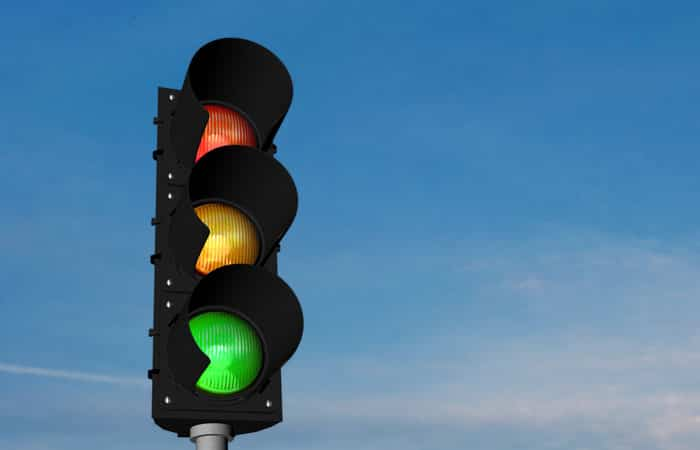
#> input picture photos/semaforo-1.jpg, 700 x 450 px, found by its file name
$ python thresholding.py
#> lines starting #> are read from the running program, lines starting #| are printed output that depends on the picture; after the words box and inside, x2 and y2 are one past the last pixel; in counts of white or black regions, pixels touching at a corner belong together
import cv2 as cv
import numpy as np

img = cv.imread('Photos/semaforo-1.jpg')
#> img is the input picture: shape (450, 700, 3); mean B, G, R 155.7, 122.6, 76.9
cv.imshow('Semaforo', img)

# Grayscale
gray = cv.cvtColor(img, cv.COLOR_BGR2GRAY)
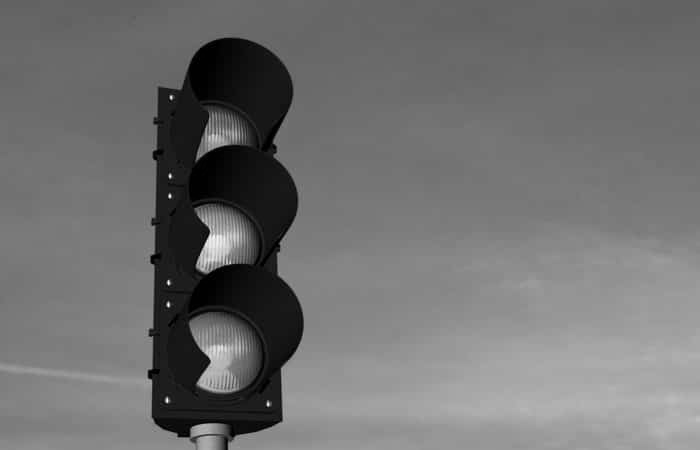
#> gray: shape (450, 700); min 0, max 255, mean 112.7
cv.imshow('Gray', gray)

# Simple thresholding
threshold, thresh = cv.threshold(gray, 80, 200, cv.THRESH_BINARY)
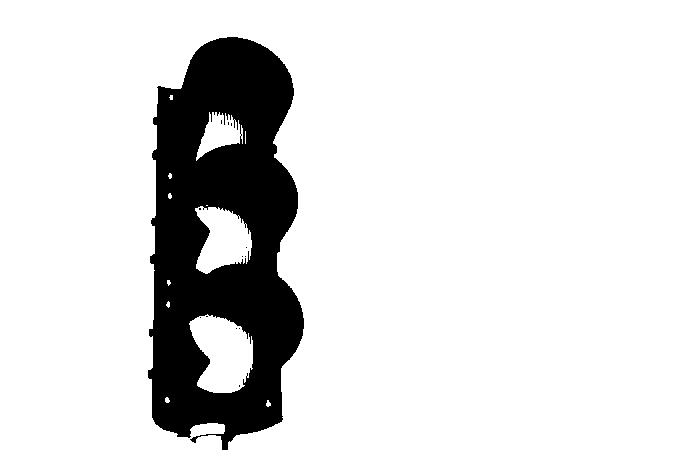
#> thresh: shape (450, 700); values 0 (black) and 200 (white), 86.4% white; 13 black regions (12 under 20 px), largest, box (x1, y1, x2, y2) and area: (148, 37, 304, 450) 42757
cv.imshow('Simple Thresholded', thresh)

threshold, thresh_inv = cv.threshold(gray, 80, 200, cv.THRESH_BINARY_INV)
cv.imshow('Invert Simple Thresholded', thresh_inv)

# Adaptive thresholding
adaptive_thresh = cv.adaptiveThreshold(gray, 255, cv.ADAPTIVE_THRESH_MEAN_C, cv.THRESH_BINARY, 11, 3)
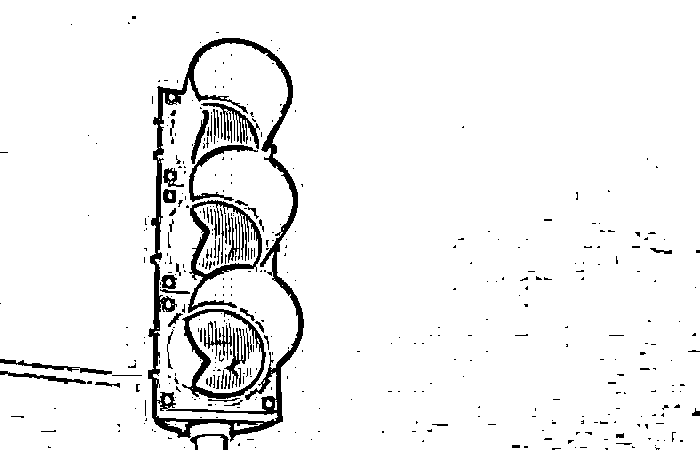
#> adaptive_thresh: shape (450, 700); 94.3% white; 407 black regions (345 under 20 px), largest, box (x1, y1, x2, y2) and area: (148, 38, 304, 442) 7565, (188, 200, 262, 313) 1795, (182, 309, 266, 399) 1408
cv.imshow('Adaptive Thresholding', adaptive_thresh)

cv.waitKey(0)
